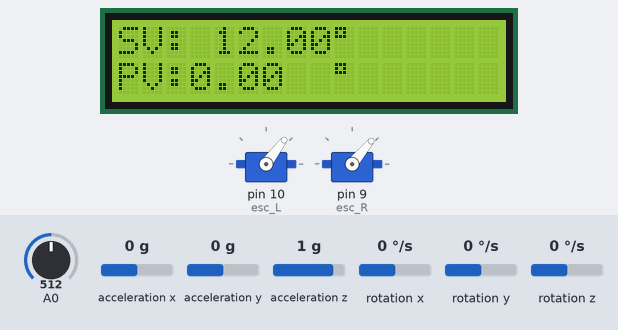
This sketch was run on a simulated Arduino Uno, built with avr-gcc and run on an emulated ATmega328P. On the bench: 16×2 character LCD, 2 × servo. The inputs (shaded band) are chosen by the test bench; at power-on: acceleration y 0 g, A0 = 512, acceleration z 1 g, rotation x 0 °/s, acceleration x 0 g, rotation y 0 °/s, rotation z 0 °/s. What the sketch prints to the serial monitor is not drawn.

Above: at 6.2 s.
6.3 s: acceleration y set to -1.4 g
At 6.47 s:
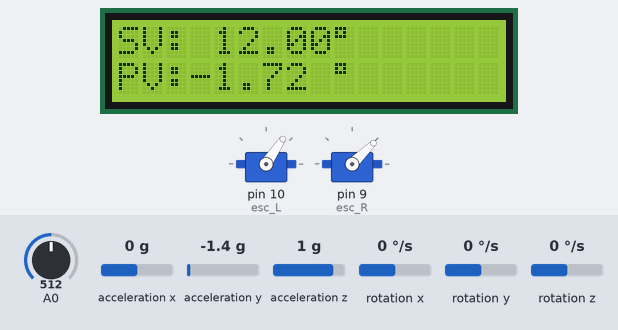
7.8 s: A0 set to 459
At 8.96 s:
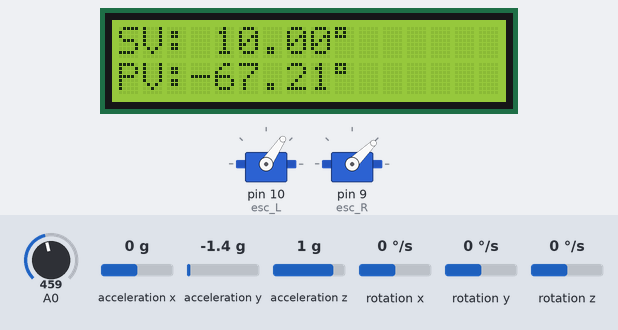
9.3 s: A0 set to 439
At 9.61 s:
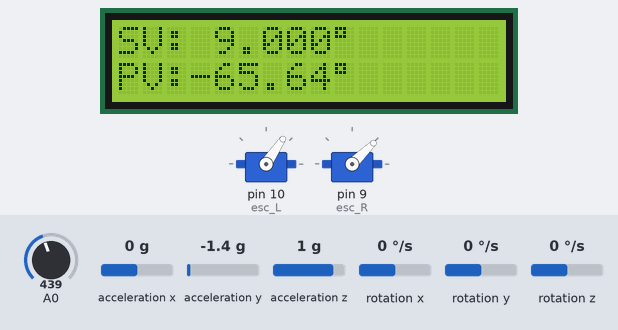
10.9 s: acceleration z set to 0.8 g
At 11.17 s:
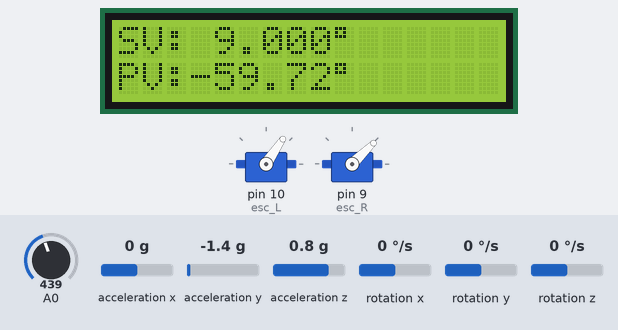
12.5 s: rotation x set to -100 °/s
At 12.94 s:
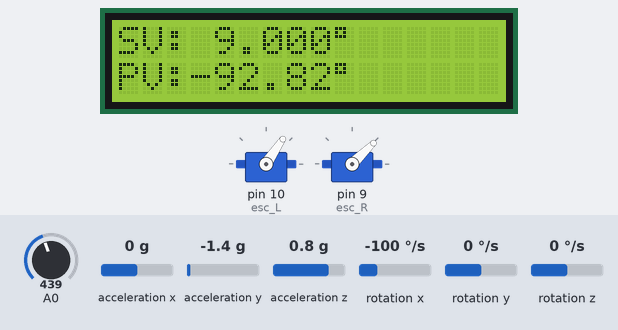
14.2 s: A0 set to 187
At 14.46 s:
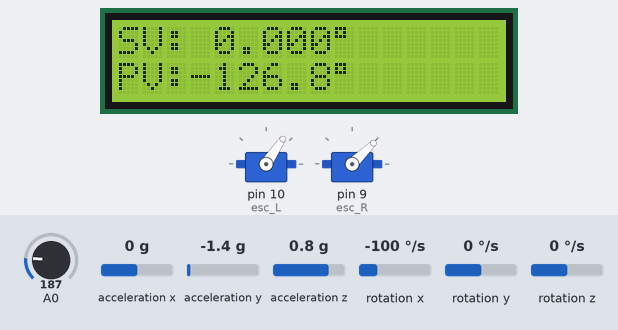
15.8 s: A0 set to 162
Timing chart, 0 to 18.3 s (numbered marks = the images above; inputs shaded):
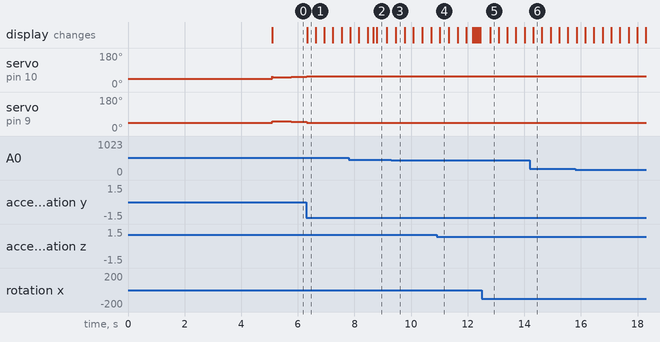

The sketch:

PID_BD_Control_Bicopter.ino
```cpp
/*
Nama: Zanjabila Bahrusy Syuhada
NIM: 181354032
Program PID Control Backward Difference Bicopter (dengan Kalman Filter)
Rabu, 03 Maret 2021
Prodi D-IV Teknik Elektronika Politeknik Negeri Bandung
Tugas Akhir Matakuliah Sistem Kendali Digital,
 */
// --------------------------------------------------------\\
//[1] Memasukan Library dan Header File
      #include <Wire.h>

//1a. Header file untuk sensor MPU6050
      #include "MPU6050.h"

//1b. Header file untuk komunikasi I2C MPU6050
      #include "I2Cdev.h"

//1c. Header file untuk komunikasi I2C
      #include "wire.h"

//1d. Header File untuk instruksi matematika
      #include "math.h"

//1e. Deklarasi LCD
      #include <LiquidCrystal.h>
      LiquidCrystal lcd(6, 7, 5, 4, 3, 2);

//1f. Deklarasi ESC
      #include <Servo.h>
      Servo esc_L;
      Servo esc_R;

//[2] Deklarasi variable
      #define RESTRICT_PITCH
      MPU6050 accelgyro;

//2a. Deklarasi variable matriks Q dan R
      float Qacc,Qgyro,R;

//2b. Deklarasi variable perhitungan prediksi nilai kalman filter
//    dan error covariance
      float Xkacc,Xkpacc,Xkgyro,Pkp00,Pkp01,dXgyro;
      float Pkp[2][2],KG[2],y,Wk;

//2c. Deklarasi variable perubahan waktu
      unsigned long dtact;
      double dtlast,dt;

//2d. Deklarasi variable nilai gyroscope dan accelerometer
      int16_t ax,ay,az; // tipe data integer 16 bit
      int16_t gx,gy,gz;
      int16_t accX,accY,accZ;
      double gyroX,gyroXlast,gyroXangle;
      double kalmanX,PVroll,roll;
      int New_PVroll;

//2e. Deklarasi SV, PV, MV
      float SV, PV, PID;
      int MV, MV_L, MV_R; // Sinyal PWM ( 0 -255)
      int start;

//2f. Deklarasi Perhitungan PID-Control
      float Kp, Ti, Ki,Td, Kd, edif, et, et_1, et_2, P, I, D;
      float ut, ut_1, K1, K2, K3, K4;
      int potValue, throttle;
      float eint,eint_1;
      float eint_update;

//2g. Deklarasi Varible pada Filter
      float PVf, PVf_1, wc, RC, a;

//2h. Deklarasi Varible pada Time Sampling
      unsigned long t;
      double t_1, Ts;

//2i. Deklarasi untuk Plotting
      float interval_elapsed, interval_limit;

//[3] Fungsi objek/Subroutine perhitungan kalman filter
      float kalman_calculation(float Xtacc,float Xtgyro,float dt){
        dXgyro = Xtgyro - Xkgyro;
        Xkacc = Xkacc +(dt*dXgyro)+Wk;

        Pkp[0][0]=Pkp[0][0]+(dt*(dt*Pkp[1][1]-Pkp[0][1]-Pkp[1][0]+Qacc));
        Pkp[0][1]=Pkp[0][1]-(dt*Pkp[1][1]);
        Pkp[1][0]=Pkp[1][0]-(dt*Pkp[1][1]);
        Pkp[1][1]=Pkp[1][1]+(dt*Qgyro);

        KG[0]=Pkp[0][0]/(Pkp[0][0]+R);
        KG[1]=Pkp[1][0]/(Pkp[0][0]+R);

        Xkacc=Xkacc+(KG[0]*(Xtacc-Xkacc));
        Xkgyro=Xkgyro+(KG[1]*(Xtacc-Xkacc));

        Pkp00=Pkp[0][0];
        Pkp01=Pkp[0][1];

        Pkp[0][0]=Pkp[0][0]-(KG[0]*Pkp00);
        Pkp[0][1]=Pkp[0][1]-(KG[0]*Pkp01);
        Pkp[1][0]=Pkp[1][0]-(KG[1]*Pkp00);
        Pkp[1][1]=Pkp[1][1]-(KG[1]*Pkp01);

        return Xkacc;
      }

//[4] Fungsi data pengiriman I2C ke mikro master(utama)
      void requestEvent(){
        Wire.write(New_PVroll);
      }

//[5] Fungsi set angle
      void setAngleX(float roll2){
        Xkacc=roll2;
      }

//[6] Fungsi set kalman gyroscope
      float kalman_gyro(){
        return dXgyro;
      }

void setup() {
//[7] Inisialisasi nilai awal variable
//7a. Nilai awal variable perubahan waktu
      dt = 0;
      dtlast = 0;

//7b. Nilai parameter matriks Q dan R
      Qacc = 0.001;
      Qgyro = 0.003;
      R = 0.3;

//7c. Nilai awal predisksi kalman filter dan dan error covariance
      Xkacc = 0.0;
      Xkpacc = 0.0;
      Xkgyro = 0.0;
      Pkp[0][0] = 0.0;
      Pkp[0][1] = 0.0;
      Pkp[1][0] = 0.0;
      Pkp[1][1] = 0.0;

//7d. Memulai komunikasi I2C (terutama membuka jalur regiter 4)
      Wire.begin();
      Wire.begin(4);
      Wire.onRequest(requestEvent);

//7e. Memulai komunikasi serial
      Serial.begin(9600);

//7f. Inisialisasi komunikasi I2C
      Serial.print("Initializing I2C devices...");
      accelgyro.initialize();

//7g. Uji koneksi
      Serial.print("Testing device connections...");
      Serial.print(accelgyro.testConnection()?"MPU6050 connection succesful":"MPU6050 connection failed");

//7h. Memulai Komunikasi dengan LCD
      lcd.begin(16,2);
      lcd.setCursor(0,0);
      lcd.print("SV:");
      lcd.setCursor(0,1);
      lcd.print("PV:");

//7i. Memulai ESC
      esc_L.attach(10);
      esc_R.attach(9);

      esc_R.writeMicroseconds(1000);    // Send the signal to the ESC
      esc_L.writeMicroseconds(1000);    // Send the signal to the ESC
      delay(3000);
      esc_R.writeMicroseconds(1000);    // Send the signal to the ESC
      esc_L.writeMicroseconds(1000);    // Send the signal to the ESC
      delay(2000);

//7j. Set nilai dan parameter
      Kp = 0.7;//0.516;//0.474;//0.546;//1.1;//1.2;
      Ti = 1.2;//1.1466;//1.4;//0.753958;//1.300695;
      Td = 0.5;//0.28665;//0.4;//0.1884895;// 0.32517375;

      Ts = 0.02;
      throttle=1075;

      interval_elapsed=0;
      interval_limit=0.01;
      t=0;

      ut_1=0;
      et=0;
      et_1=0;
      et_2=0;
      //eint_1=0; //nilai awal luasan error
}

//[8] Main program:
void loop() {
//8a. Menghitung waktu setiap satu kali looping
      dtlast = dtact;
      dtact = millis();
      dt = dtact;
      dt = (dt - dtlast)/1000;

//8b. Mengambil data sensor MPU6050
      accelgyro.getMotion6(&ax,&ay,&az,&gx,&gy,&gz);

//8c. Memindahkan data ke variable lain (**agar data sebelumnya(murni) tetap terjaga)
      accX = ax;
      accY = ay;
      accZ = az;

//8d. Kalibrasi sensor MPU6050 (dalam derajat)
      roll = (atan2(accY,accZ)*180)/3.14;
      gyroX = gx;
      gyroX = gyroX/100.0;

//8e. Set kalman filter pada saat lebih kecil dari -90 dan lebih besar dari 90 derajat
      if ((roll<-90 && kalmanX>90) || (roll>90 && kalmanX<-90)){
        setAngleX(roll);
        kalmanX=roll;
        gyroXangle=roll;
      }

//8f. Hitung kalman filter pada saat -90 d.d 90 derajat
      else{
        kalmanX = kalman_calculation(roll,gyroX,dt);
      }

//8g. Baca nilai sudut selanjutnya
      gyroXangle = gyroXangle + (kalman_gyro()*dt);

//[9] Bila pembacaan lebih kecil dari -180 dan lebih besar dari 180 derajat
      if (gyroXangle<-180 || gyroXangle>180){
        gyroXangle = kalmanX;
      }
//[10] Pengondisian nilai output kalman filter
      PVroll = kalmanX;
      PVroll = PVroll+50;
      New_PVroll = PVroll;

//[11] PID Control
      //SV = 0;
      potValue = analogRead(A0);
      if(potValue>186){
        SV = map(potValue, 187, 1020, 0, 32);
        }
      if(potValue<186){
        SV = map(potValue, 185, 10, 0, -32);
        }

      if(SV<-32){
        SV=-32;
        }
        else if(SV>32){
          SV=32;
          }
          else{
            SV=SV;
            }

//11a. Baca nilai PV
      PV = kalmanX;

//11b. Hitung error
      et = PV - SV;

//11c. Hitung K1
      if (Ti<=0){
        K1=0;
      }
      else{
        K1=(Kp*0.01)/Ti;
      }

//11d. Hitung K2
      K2=(Kp*Td)/0.01;

//11e. Hitung K3
      K3=Kp+K2+K1;

//11f. Hitung K4
      K4=Kp+2*K2;

//11g. Hitung Keluaran MV
      ut = ut_1+K3*et-K4*et_1+K2*et_2;
      MV = ut;
      MV_L = throttle-MV;
      MV_R = throttle+MV;

//11h. Membatasi Output MV
      //Kanan
      if(MV_R>1120){  //max 2000
        MV_R=1120;
      }
      else if(MV_R<1000){ //min 1000
        MV_R=1000;
      }

      //Kiri
      if(MV_L>1120){  //max 2000
        MV_L=1120;
      }
      else if(MV_L<1000){ //min 1000
        MV_L=1000;
      }

//11i. Menuliskan MV
      esc_R.writeMicroseconds(MV_R); //Kanan
      esc_L.writeMicroseconds(MV_L); //Kiri

//11j. Menghitung time sampling
//      t_1=t;
//      t=millis();
//      Ts=(t-t_1)/1000;

//11k. Cek Penjumlahan Ts
      interval_elapsed=interval_elapsed+Ts;
       if(interval_elapsed >= interval_limit){
        Serial.print(SV);
        Serial.print(" ");
        Serial.print(90);
        Serial.print(" ");
        Serial.print(PV);
        Serial.print(" ");
        Serial.println(-90);

        lcd.setCursor(4,0);
        lcd.print(SV);
        lcd.setCursor(9,0);
        lcd.print((char)223);
        lcd.setCursor(3,1);
        lcd.print(PV);
        lcd.setCursor(9,1);
        lcd.print((char)223);
        }
        else{
          interval_elapsed=interval_elapsed;
          }
      et_2=et_1;
      et_1=et;
      ut_1=ut;
    }
```

Measured:
- after the input at 6.3 s, servo on pin 10 (esc_L): 53° → 56° at once; servo on pin 9 (esc_R): 50° → 44° at once; the display: changes at once (image 1)
